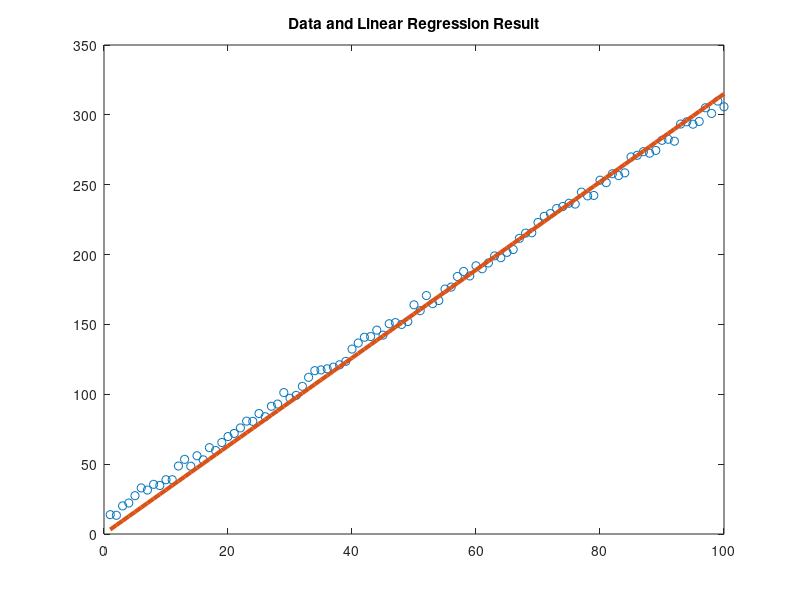
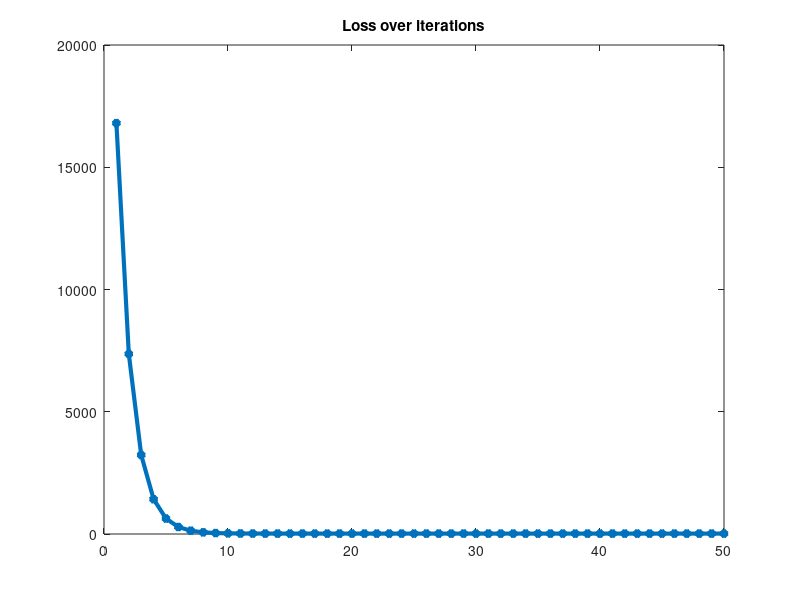

The MATLAB source for these figures, in order:
% Example: linear regression with one variable
% Implemented by Hongkai Yu@CSU, 03/21/2021
%%
clear all;
clc;
close all;
%% generate training data [x,y] of m samples
m=100;
x=1:m;
gt=3*x+10;
noise = 10*rand(1,m)-5; % [-5,5]
y= gt + noise;
plot(x, y, 'o');
hold on;
%% initialize the weights and hyperparameters: f(x) = theta0+theta1*x
learning_rate=0.0001;
epoch=50;
theta0=0;
theta1=0;
%% Minimize the loss by searching for optimal weights using gradient decent
for i=1:epoch   
    loss(i) = (1/(2*m))*sum(((theta0+theta1*x)-y).^2);
    fprintf('epoch: %d, loss:%f \n', i, loss(i));
    temp0 = theta0 - learning_rate*(1/m)*sum((theta0+theta1*x)-y); % You can also use different learning rates for theta0 and theta1
    temp1 = theta1 - learning_rate*(1/m)*sum(((theta0+theta1*x)-y).*x);    
    theta0 = temp0;
    theta1 = temp1;   
end
fprintf('Linear regression result-> theta0: %f, theta1:%f \n', theta0, theta1);
plot(x, theta0+theta1*x,'-','LineWidth',3), title('Data and Linear Regression Result');
hold off;
figure, plot(loss, '-*','LineWidth',3), title('Loss over iterations');
